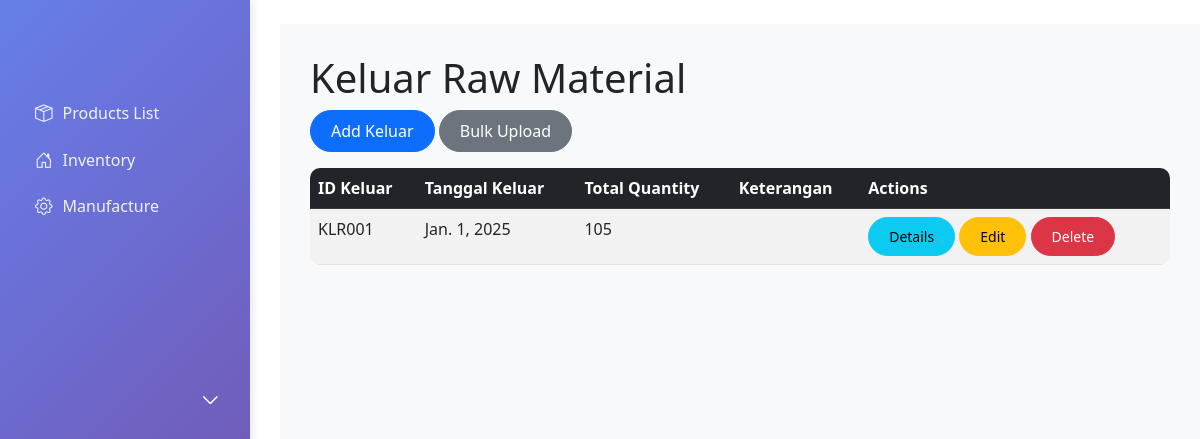
/inventory/keluar-rawmaterial/, run on the app's committed database.
### inventory_product/models.py (models this page shows, shortened)
class KeluarRawMaterial(models.Model):
    id_keluar = models.CharField(max_length=100, primary_key=True)
    tanggal_keluar = models.DateField()
    keterangan = models.TextField(blank=True)
    @property
    def total_quantity(self):
        return self.keluarrawmaterialdetail_set.aggregate(total=models.Sum('quantity'))['total'] or 0

### inventory_product/views.py (the view)
# urls.py: path('keluar-rawmaterial/', views.keluar_rawmaterial_list, name='keluar_rawmaterial_list'),
def keluar_rawmaterial_list(request):
    keluars = KeluarRawMaterial.objects.all()
    return render(request, 'inventory_product/keluar_rawmaterial_list.html', {'keluars': keluars})

### inventory_product/templates/inventory_product/keluar_rawmaterial_list.html (shortened to what this page needs)
{% extends 'base.html' %}
{% block content %}
<h1>Keluar Raw Material</h1>
<div class="mb-3">
    <a href="{% url 'keluar_rawmaterial_create' %}" class="btn btn-primary">Add Keluar</a>
    <a href="{% url 'keluar_rawmaterial_bulk_create' %}" class="btn btn-secondary">Bulk Upload</a>
</div>
<div class="table-responsive">
    <table class="table table-striped table-hover">
        <thead class="table-dark">
            <tr>
                <th>ID Keluar</th>
                <th>Tanggal Keluar</th>
                <th>Total Quantity</th>
                <th>Keterangan</th>
                <th>Actions</th>
            </tr>
        </thead>
        <tbody>
            {% for keluar in keluars %}
            <tr>
                <td>{{ keluar.id_keluar }}</td>
                <td>{{ keluar.tanggal_keluar }}</td>
                <td>{{ keluar.total_quantity }}</td>
                <td>{{ keluar.keterangan }}</td>
                <td>
                    <a href="{% url 'keluar_rawmaterial_detail_list' keluar.pk %}" class="btn btn-sm btn-info">Details</a>
                    <a href="{% url 'keluar_rawmaterial_update' keluar.pk %}" class="btn btn-sm btn-warning">Edit</a>
                    <a href="{% url 'keluar_rawmaterial_delete' keluar.pk %}" class="btn btn-sm btn-danger">Delete</a>
                </td>
            </tr>
            {% endfor %}
        </tbody>
    </table>
</div>
{% endblock %}

### erp_project/templates/base.html (style rules this page uses)
.btn { border-radius: 25px; padding: 8px 20px; font-weight: 500; }
.table { border-radius: 10px; overflow: hidden; }

### data on the page
KeluarRawMaterial: id_keluar "KLR001", tanggal_keluar "Jan. 1, 2025", total_quantity "105"
